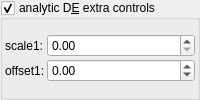
    <widget class="MyGroupBox" name="groupCheck_analyticDE_enabled_false">
     <property name="title">
      <string>analytic D&amp;E extra controls</string>
     </property>
     <property name="checkable">
      <bool>true</bool>
     </property>
     <layout class="QVBoxLayout" name="verticalLayout_14" stretch="0">
      <property name="spacing">
       <number>2</number>
      </property>
      <property name="leftMargin">
       <number>2</number>
      </property>
      <property name="topMargin">
       <number>2</number>
      </property>
      <property name="rightMargin">
       <number>2</number>
      </property>
      <property name="bottomMargin">
       <number>2</number>
      </property>
      <item>
       <layout class="QGridLayout" name="gridLayout_42" columnstretch="0,1">
        <property name="spacing">
         <number>2</number>
        </property>
        <item row="0" column="0">
         <widget class="QLabel" name="label_182">
          <property name="text">
           <string>scale1:</string>
          </property>
         </widget>
        </item>
        <item row="1" column="0">
         <widget class="QLabel" name="label_177">
          <property name="text">
           <string>offset1:</string>
          </property>
         </widget>
        </item>
        <item row="0" column="1">
         <widget class="MyDoubleSpinBox" name="spinbox_analyticDE_scale_1">
          <property name="sizePolicy">
           <sizepolicy hsizetype="Minimum" vsizetype="Maximum">
            <horstretch>0</horstretch>
            <verstretch>0</verstretch>
           </sizepolicy>
          </property>
          <property name="prefix">
           <string/>
          </property>
          <property name="suffix">
           <string/>
          </property>
          <property name="decimals">
           <number>2</number>
          </property>
          <property name="minimum">
           <double>0.000000000000000</double>
          </property>
          <property name="maximum">
           <double>99.989999999999995</double>
          </property>
          <property name="singleStep">
           <double>0.100000000000000</double>
          </property>
         </widget>
        </item>
        <item row="1" column="1">
         <widget class="MyDoubleSpinBox" name="spinbox_analyticDE_offset_1">
          <property name="sizePolicy">
           <sizepolicy hsizetype="Minimum" vsizetype="Maximum">
            <horstretch>0</horstretch>
            <verstretch>0</verstretch>
           </sizepolicy>
          </property>
          <property name="prefix">
           <string/>
          </property>
          <property name="suffix">
           <string/>
          </property>
          <property name="decimals">
           <number>2</number>
          </property>
          <property name="minimum">
           <double>-99.989999999999995</double>
          </property>
          <property name="maximum">
           <double>99.989999999999995</double>
          </property>
          <property name="singleStep">
           <double>0.100000000000000</double>
          </property>
         </widget>
        </item>
       </layout>
      </item>
     </layout>
    </widget>
